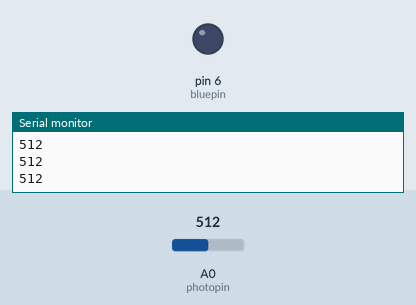
A sketch run on a simulated Arduino Uno, built with avr-gcc and run on an emulated ATmega328P. Shown: output pins drawn as LEDs (lit = HIGH), the last lines printed to the serial monitor. The inputs (shaded band) are chosen by the test bench; at power-on: A0 (photopin) = 512.

Above: at 1.2 s.
1.3 s: A0 (photopin) set to 57
2.9 s: A0 (photopin) set to 47
At 4.3 s:
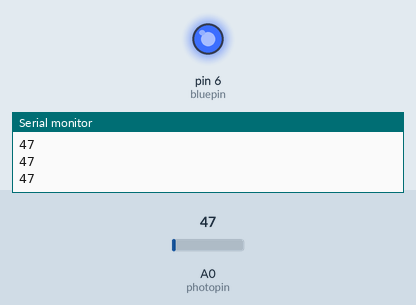
4.7 s: A0 (photopin) set to 122
At 6.2 s:
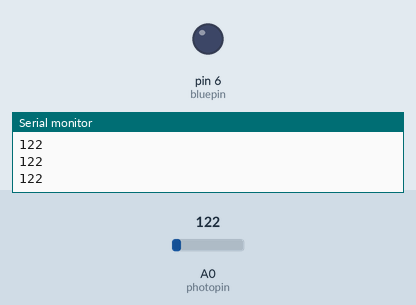
6.5 s: A0 (photopin) set to 40
At 7.2 s:
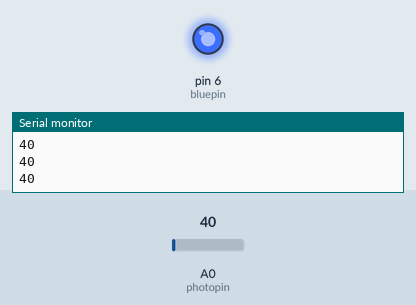
Timing chart, 0 to 9.2 s (numbered marks = the images above; inputs shaded):
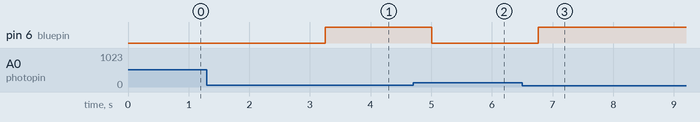

Measured:
- the behaviour switches between 51 and 50 on A0 (photopin) (found by bisection; images 0 and 1)
- after the input at 2.9 s, pin 6 (bluepin): LOW → HIGH after 0.36 s
- after the input at 4.7 s, pin 6 (bluepin): HIGH → LOW after 0.31 s
- after the input at 6.5 s, pin 6 (bluepin): LOW → HIGH after 0.26 s

The sketch:

011_photoresistor_controlled_night_light.ino
```cpp
int photopin = A0;
int lightval;
 int del1 = 250 ;
 int bluepin = 6 ;
void setup() {
pinMode(photopin,INPUT);
Serial.begin(9600);
pinMode(bluepin,OUTPUT);
 }
void loop() {
lightval = analogRead(photopin);
Serial.println(lightval);
delay(del1);

if(lightval<= 50 ){

digitalWrite(bluepin,HIGH);
lightval = analogRead(photopin);

}
else {
digitalWrite(bluepin,LOW);
lightval = analogRead(photopin);
}


}
```
